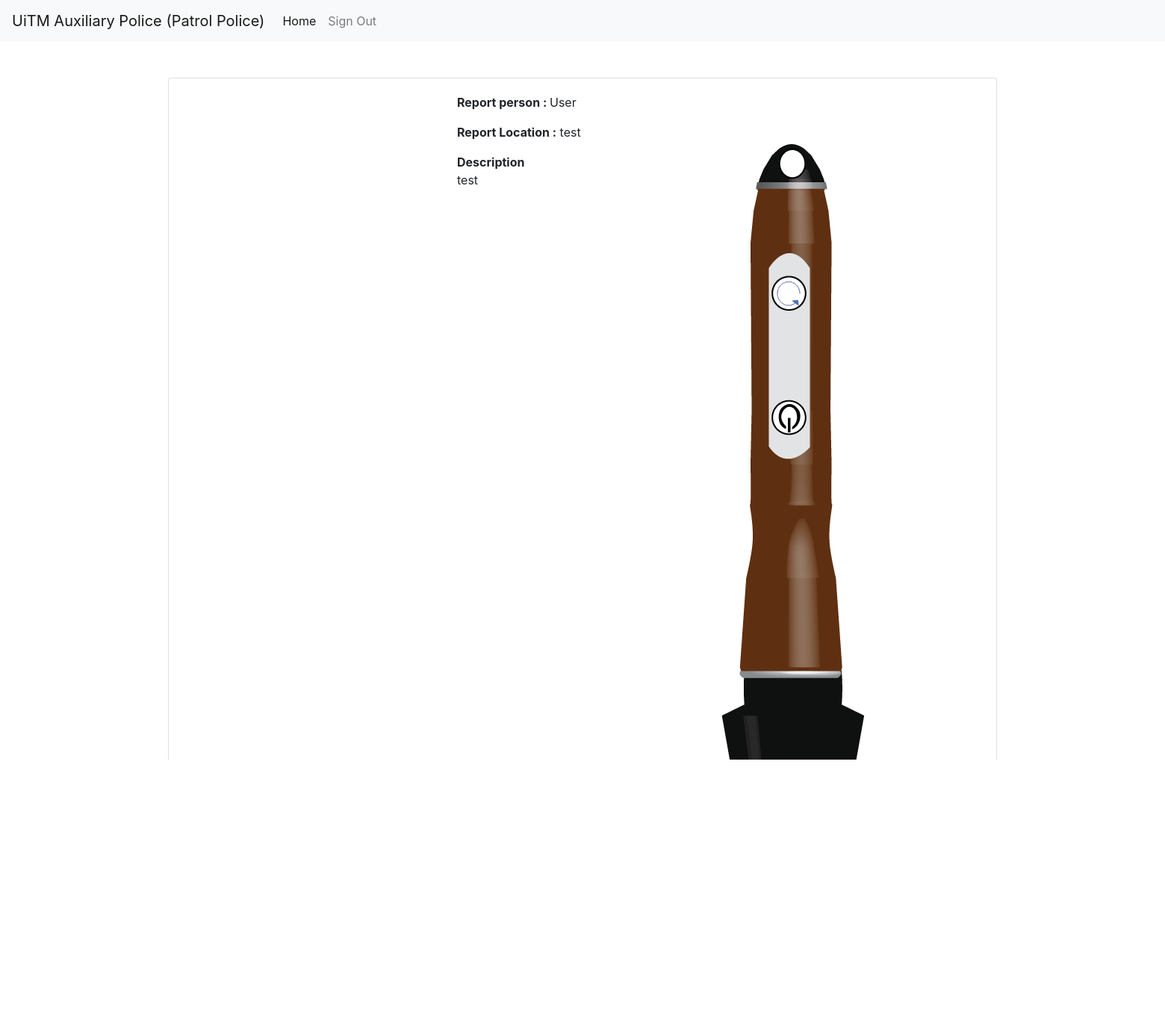
Screenshot of /patrolpolice/reportcheck.php?id=20 with the database file from the repository.
### tables this page shows
CREATE TABLE `report` (
  `reportID` int(11) NOT NULL,
  `reportdate` date NOT NULL,
  `reporttime` time NOT NULL,
  `reportcreated` timestamp NOT NULL DEFAULT current_timestamp(),
  `description` varchar(50) NOT NULL,
  `reportLocation` varchar(50) NOT NULL,
  `reportEvidence` varchar(300) NOT NULL,
  `userID` int(11) NOT NULL,
  `progressID` int(11) NOT NULL
);

CREATE TABLE `user` (
  `userID` int(11) NOT NULL,
  `userIC` varchar(50) NOT NULL,
  `userName` varchar(180) NOT NULL,
  `role_id` int(11) NOT NULL,
  `phoneNum` varchar(30) NOT NULL,
  `department` varchar(30) NOT NULL
);

### patrolpolice/reportcheck.php (the view, shortened to what this page needs)
<?php
include_once('../templates/header.php');
include_once('../templates/navpolice.php');
require('../connect.php');
?>
<div class="container pt-5">
    <?php
    $id = $_GET['id'];
    $historyquery = "SELECT * FROM report JOIN user ON report.userID=user.userID WHERE reportID=$id";
    $historyget = mysqli_query($connection, $historyquery);
    while ($hty = mysqli_fetch_array($historyget)) {
    ?>
        <div class="card">
            <div class="card-body">
                <div class="row">
                    <div class="col-4 text-center">
                        <img src="../assets/img/<?php echo $hty['reportEvidence']; ?>" class="card-img" style="width:auto ;">
                    </div>
                    <div class="col-8">
                        <p><strong>Report person : </strong><?= $hty['userName']; ?></p>
                        <p><strong>Report Location :</strong> <?= $hty['reportLocation']; ?>
                            <br>
                            <p><strong>Description</strong></br><?= $hty['description']; ?></p>
                    </div>
                </div>
                <?php
                if ($hty['progressID'] == 0) { ?>
                    <div class="row">
                        <div class="col">
                            <a href="<?= $base_url; ?>functionupdatestatus.php?status=1&&id=<?= $hty['reportID']; ?>" class="btn btn-outline-success btn-block">Accept</a>
                        </div>
                        <div class="col">
                            <a href="<?= $base_url; ?>functionupdatestatus.php?status=2&&id=<?= $hty['reportID']; ?>" class="btn btn-outline-danger btn-block">Ignore</a>
                        </div>
                    </div>
                <?php } else {
                    echo 'contact database manager';
                } ?>
            </div>
        </div>
    <?php } ?>
</div>
<?php
include_once('../templates/footer.php');
?>

### rows the page displays
report: reportEvidence (picture), userID.userName "User", reportLocation "test", description "test"
